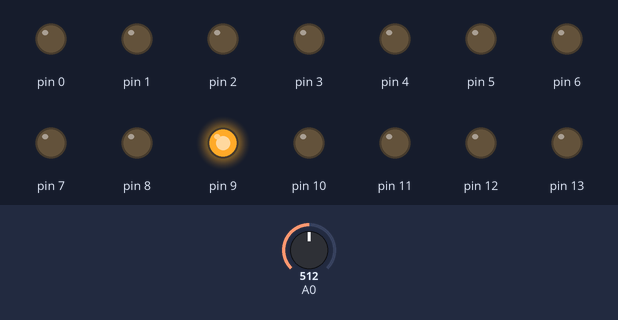
Bench run of a sketch on a simulated Arduino Uno, built with avr-gcc and run on an emulated ATmega328P. Shown: output pins drawn as LEDs (lit = HIGH). Inputs (shaded band) come from the test bench; at power-on: A0 = 512.

Above: at 1.2 s.
1.3 s: A0 set to 716
At 2.5 s:
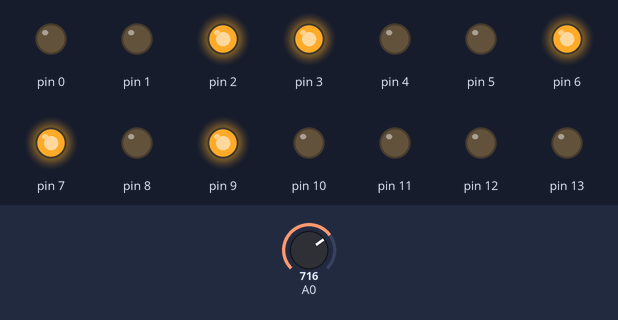
2.8 s: A0 set to 900
At 3.8 s:
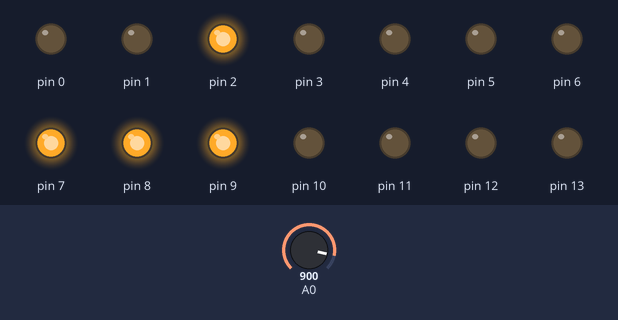
4.3 s: A0 set to 1023
At 5.0 s:
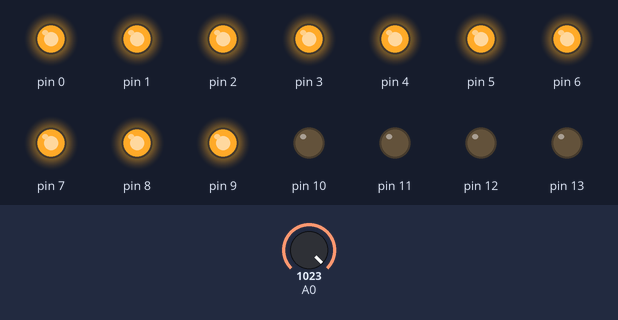
5.8 s: A0 set to 511
At 6.1 s:
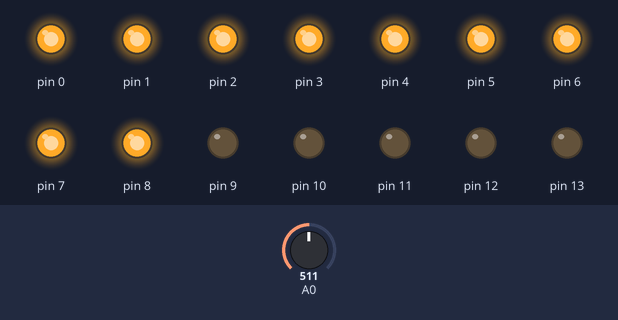
7.3 s: A0 set to 306
At 8.5 s:
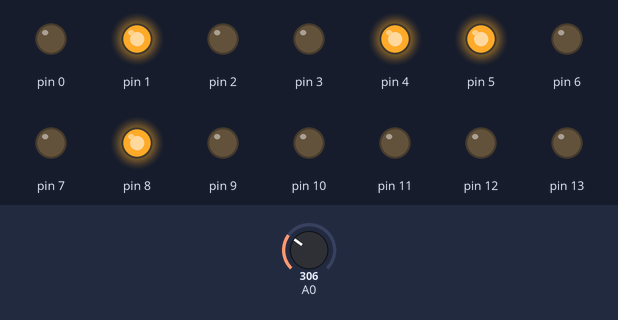
Timing chart, 0 to 9.8 s (numbered marks = the images above; inputs shaded):
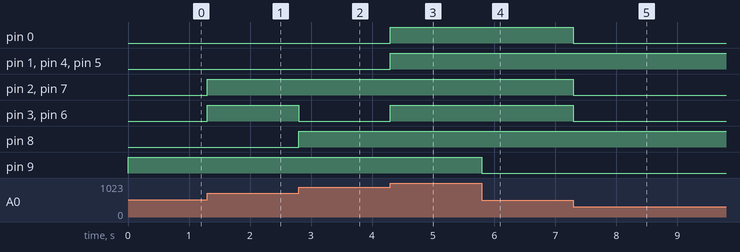

Measured:
- after the input at 1.3 s, pin 2, pin 3, pin 6, pin 7: LOW → HIGH at once
- after the input at 2.8 s, pin 3, pin 6: HIGH → LOW at once; pin 8: LOW → HIGH at once
- after the input at 4.3 s, pin 0, pin 1, pin 3–6: LOW → HIGH at once
- after the input at 5.8 s, pin 9: HIGH → LOW at once
- after the input at 7.3 s, pin 0, pin 2, pin 3, pin 6, pin 7: HIGH → LOW at once

The sketch:

LecturaADC.ino
```cpp
/*Programa para digitalizar una señal analogica y representarla en 10 bits
 * DDRx DDRD ó DDRB = 1 = output y el valor
 * 0 = input
 */
 unsigned int adc0;   // se declara variable para almacenar señal analogica
void setup() {
 DDRD=0B11111111;   // del pin 0 al pin 7 se configura como salidas digitales
 DDRB=0B11111111;   // del pin 8 al pin 13 como salidas digitales
 PORTD=0B00000000;  // valor inicial
 PORTB=0B00000000;  // valor inicial del portb
}

void loop() {
   adc0 = analogRead(0);    // se lee la entrada analogica
   PORTD=adc0;              // asignamos los primero 8 bits a PORTD
   PORTB=adc0 >> 8;         // asignamos los dos bits restantes
}
```
